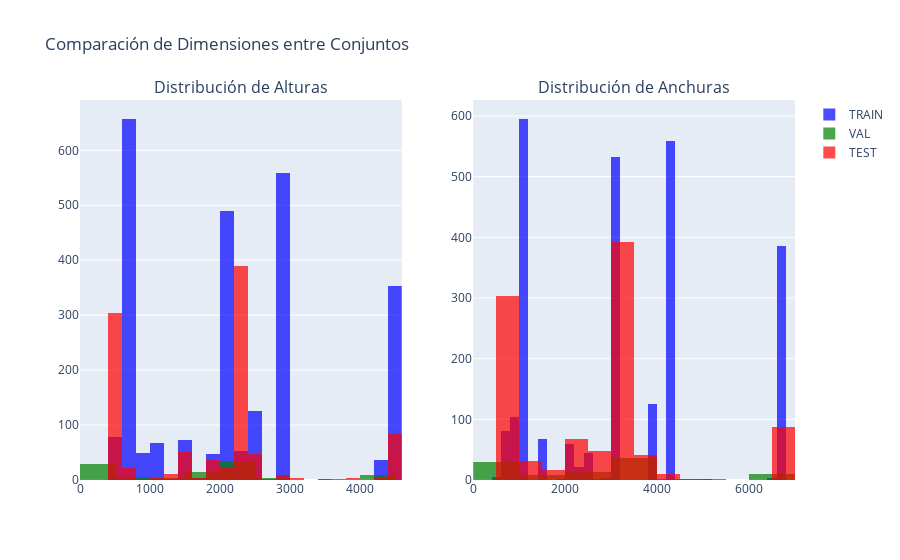

Notebook code cell kept with this figure:
### Markdown cell above
## 2. VISUALIZACIÓN COMPARATIVA

### Code cell
# Figura 1: Distribución de dimensiones
fig1 = make_subplots(
    rows=1, cols=2,
    subplot_titles=("Distribución de Alturas", "Distribución de Anchuras")
)

colors = {'train': 'blue', 'val': 'green', 'test': 'red'}

for name, stats in all_stats.items():
    if stats["heights"]:
        fig1.add_trace(
            go.Histogram(x=stats["heights"], name=f"{name.upper()}", 
                        marker_color=colors[name], opacity=0.7),
            row=1, col=1
        )
        fig1.add_trace(
            go.Histogram(x=stats["widths"], name=f"{name.upper()}", 
                        marker_color=colors[name], opacity=0.7, showlegend=False),
            row=1, col=2
        )

fig1.update_layout(title_text="Comparación de Dimensiones entre Conjuntos", 
                   barmode='overlay')
fig1.show()

### Figure 1 — Plotly figure (JSON) as saved in the notebook; plotly's stock layout.template omitted (floating-point values rounded to 4 significant figures; data arrays with more than 128 entries replaced by an {"elided": "..."} marker saying what was removed)
{"data": [{"marker": {"color": "blue"}, "name": "TRAIN", "opacity": 0.7, "type": "histogram", "x": {"elided": "2594 int values"}, "xaxis": "x", "yaxis": "y"}, {"marker": {"color": "blue"}, "name": "TRAIN", "opacity": 0.7, "showlegend": false, "type": "histogram", "x": {"elided": "2594 int values"}, "xaxis": "x2", "yaxis": "y2"}, {"marker": {"color": "green"}, "name": "VAL", "opacity": 0.7, "type": "histogram", "x": [480, 480, 2304, 2304, 480, 480, 2304, 480, 480, 2304, 2304, 2304, 1536, 1536, 2304, 2304, 2304, 4459, 2304, 480, 4461, 2304, 1461, 2304, 480, 2304, 2304, 768, 2304, 1536, 2304, 4419, 1536, 1132, 768, 1944, 480, 768, 2304, 2304, 2304, 1536, 1413, 1536, 2000, 480, 480, 480, 1536, 480, 1536, 2304, 4439, 1536, 2592, 480, 480, 480, 768, 2304, 480, 480, 4421, 4419, 1536, 2304, 2592, 4422, 480, 768, 480, 2304, 480, 480, 2304, 2304, 1536, 2304, 480, 480, 1536, 4422, 1961, 480, 2304, 4459, 2304, 2304, 2304, 2304, 4420, 2304, 480, 2848, 768, 480, 480, 2304, 2304, 480], "xaxis": "x", "yaxis": "y"}, {"marker": {"color": "green"}, "name": "VAL", "opacity": 0.7, "showlegend": false, "type": "histogram", "x": [640, 640, 3072, 3072, 640, 640, 3072, 640, 640, 3072, 3072, 3072, 2048, 2048, 3072, 3072, 3072, 6668, 3072, 640, 6641, 3072, 1441, 3072, 640, 3072, 3072, 1024, 3072, 2048, 3072, 6628, 2048, 1490, 1024, 2592, 640, 1024, 3072, 3072, 3072, 2048, 1531, 2048, 3008, 640, 640, 640, 2048, 640, 2048, 3072, 6708, 2048, 3872, 640, 640, 640, 1024, 3072, 640, 640, 6681, 6688, 2048, 3072, 3872, 6642, 640, 1024, 640, 3072, 640, 640, 3072, 3072, 2048, 3072, 640, 640, 2048, 6662, 2393, 640, 3072, 6668, 3072, 3072, 3072, 3072, 6682, 3072, 640, 4288, 1024, 640, 640, 3072, 3072, 640], "xaxis": "x2", "yaxis": "y2"}, {"marker": {"color": "red"}, "name": "TEST", "opacity": 0.7, "type": "histogram", "x": {"elided": "1000 int values"}, "xaxis": "x", "yaxis": "y"}, {"marker": {"color": "red"}, "name": "TEST", "opacity": 0.7, "showlegend": false, "type": "histogram", "x": {"elided": "1000 int values"}, "xaxis": "x2", "yaxis": "y2"}], "layout": {"annotations": [{"font": {"size": 16}, "showarrow": false, "text": "Distribución de Alturas", "x": 0.225, "xanchor": "center", "xref": "paper", "y": 1, "yanchor": "bottom", "yref": "paper"}, {"font": {"size": 16}, "showarrow": false, "text": "Distribución de Anchuras", "x": 0.775, "xanchor": "center", "xref": "paper", "y": 1, "yanchor": "bottom", "yref": "paper"}], "barmode": "overlay", "title": {"text": "Comparación de Dimensiones entre Conjuntos"}, "xaxis": {"anchor": "y", "domain": [0, 0.45]}, "xaxis2": {"anchor": "y2", "domain": [0.55, 1]}, "yaxis": {"anchor": "x", "domain": [0, 1]}, "yaxis2": {"anchor": "x2", "domain": [0, 1]}}}
